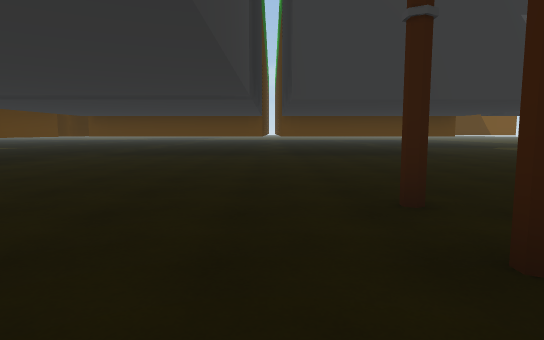
view 1 (above)

17 first-person views from a walk through a 3-D level made in the Unity game engine. The camera is 1.2 m above the floor, tilts 6° down and sees 75° across. The floor is counted in squares, 2 m on a side. Each view is taken from the middle of a square. On the plan, view 1 faces up. The plan holds only what a view shows up to about 10 squares ahead; the rest is blank. The place goes on beyond the plan. Some animated figures are not drawn.

view 2
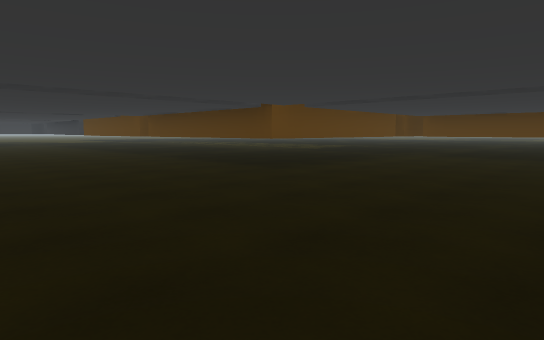

view 3
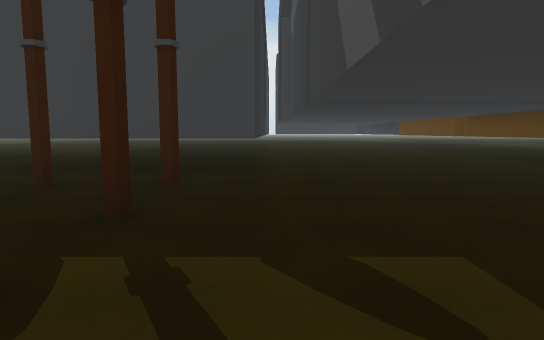

view 4
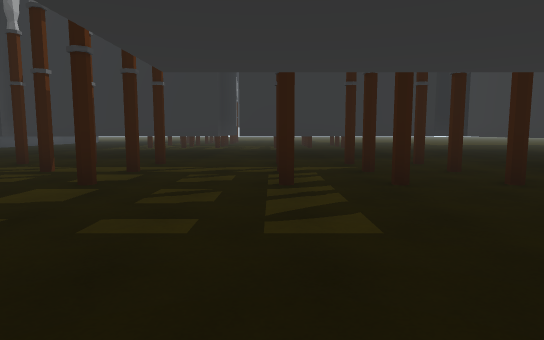

view 5
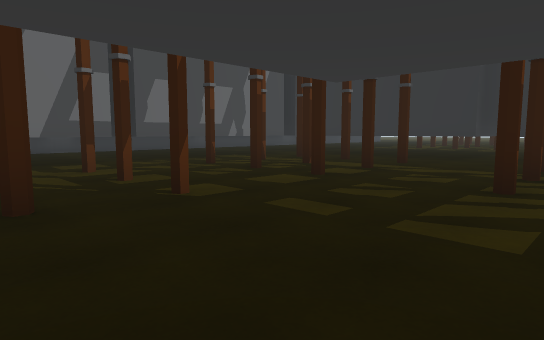

view 6
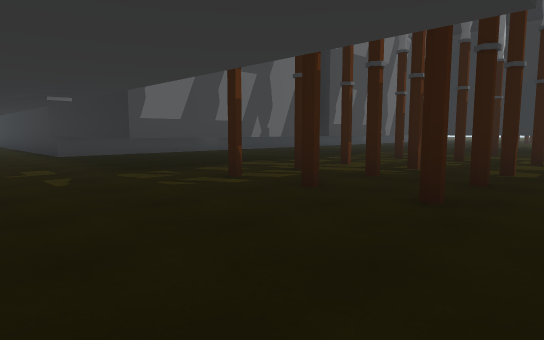

view 7
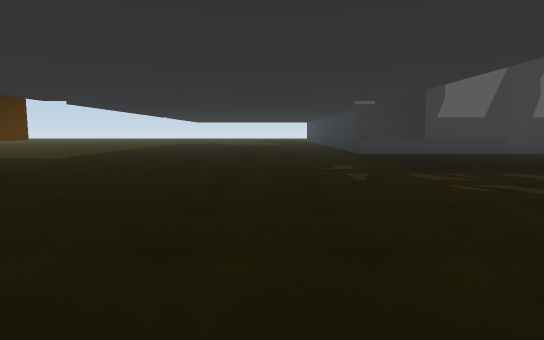

view 8
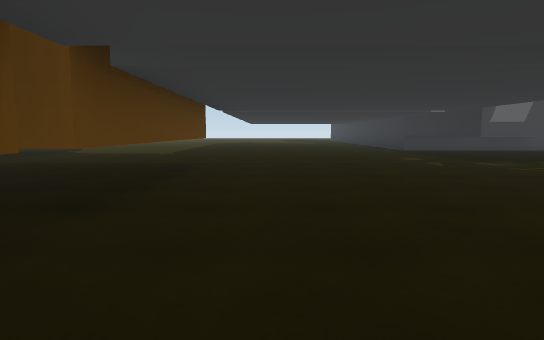

view 9
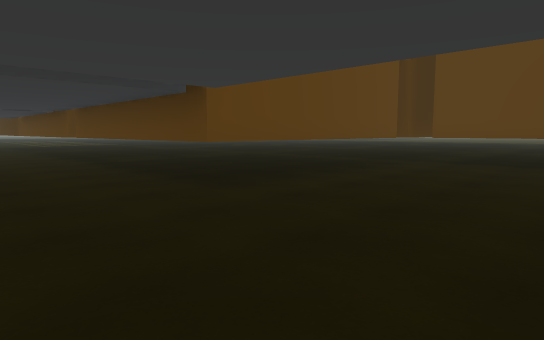

view 10
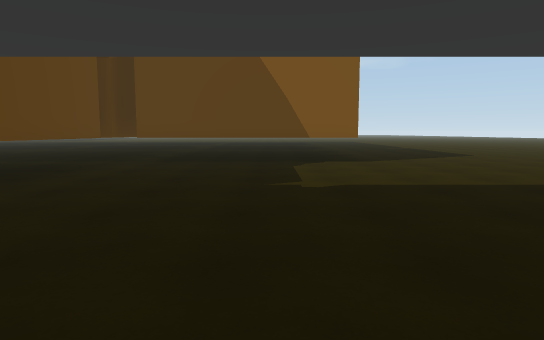

view 11
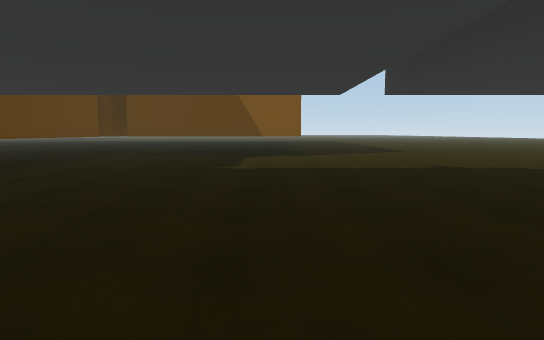

view 12
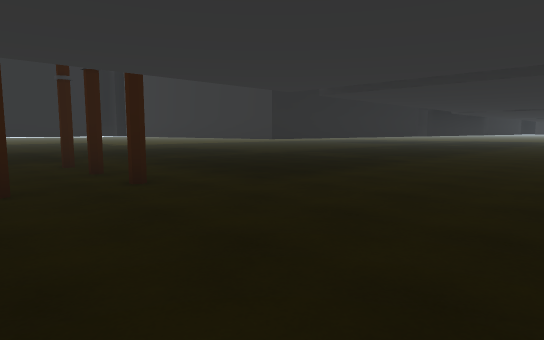

view 13
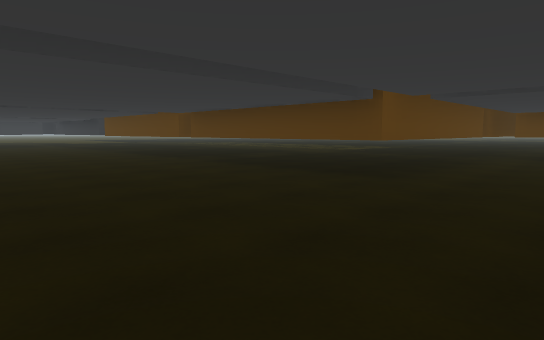

view 14
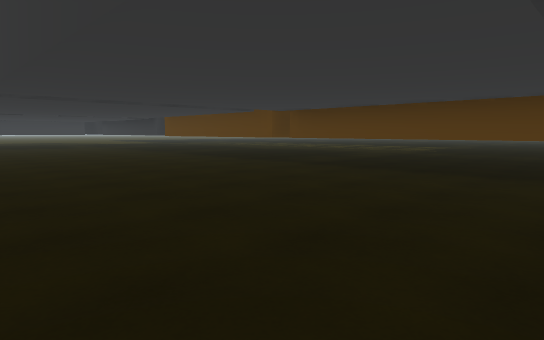

view 15
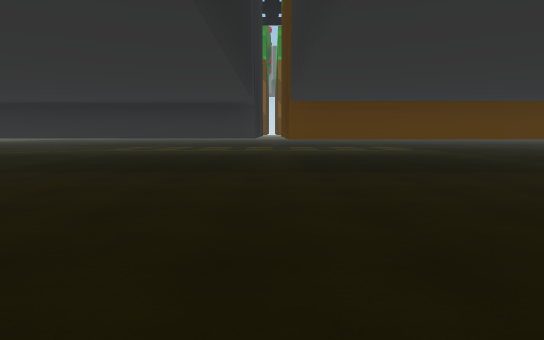

view 16
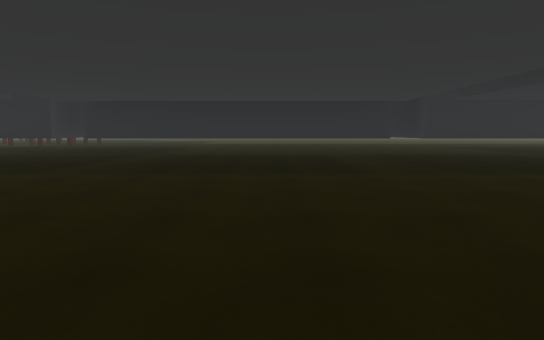

view 17
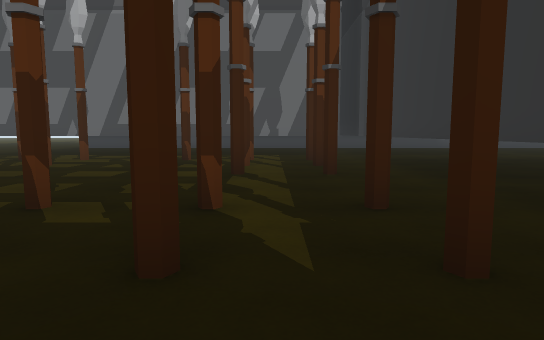

### Floor plan
Key: @ floor where view 1 was taken; # wall or solid block; . floor; O other object.
Columns run from 17 left of view 1 to 10 right of it. Each row starts with its distance up from view 1.
 14                      #......
 13                      O......
 12             #        O......
 11             #        O......
 10            ##OOOOOOOOO......
  9            #................
  8            #................
  7   #        #................
  6   #        #................
  5 ############................
  4 .......................####.
  3 .....................###  ##
  2 .....................##    #
  1 ......................#    #
  0  ................@#...##   #
 -1 ##.####.####...........##  #
 -2  ###  ###  #...##...####   #
 -3   #        #...##...###
 -4            #..........#
 -5            #...##...###
 -6    ..      #.####.######
 -7            ###  ###   #
 -8                  #

Positions as (right, up) in squares from view 1, and headings:
1: (0, 0), facing up
2: (-1, 0), facing up-left
3: (0, -1), facing left
4: (-1, 2), facing down
5: (-2, 2), facing down-right
6: (0, 6), facing down-right
7: (0, 6), facing right
8: (-2, 8), facing right
9: (8, 7), facing up-left
10: (8, 7), facing up
11: (9, 5), facing up
12: (-2, 2), facing down-left
13: (-3, 0), facing up-left
14: (-5, -1), facing up-left
15: (-15, -1), facing up
16: (-13, 4), facing down
17: (-4, -4), facing right
